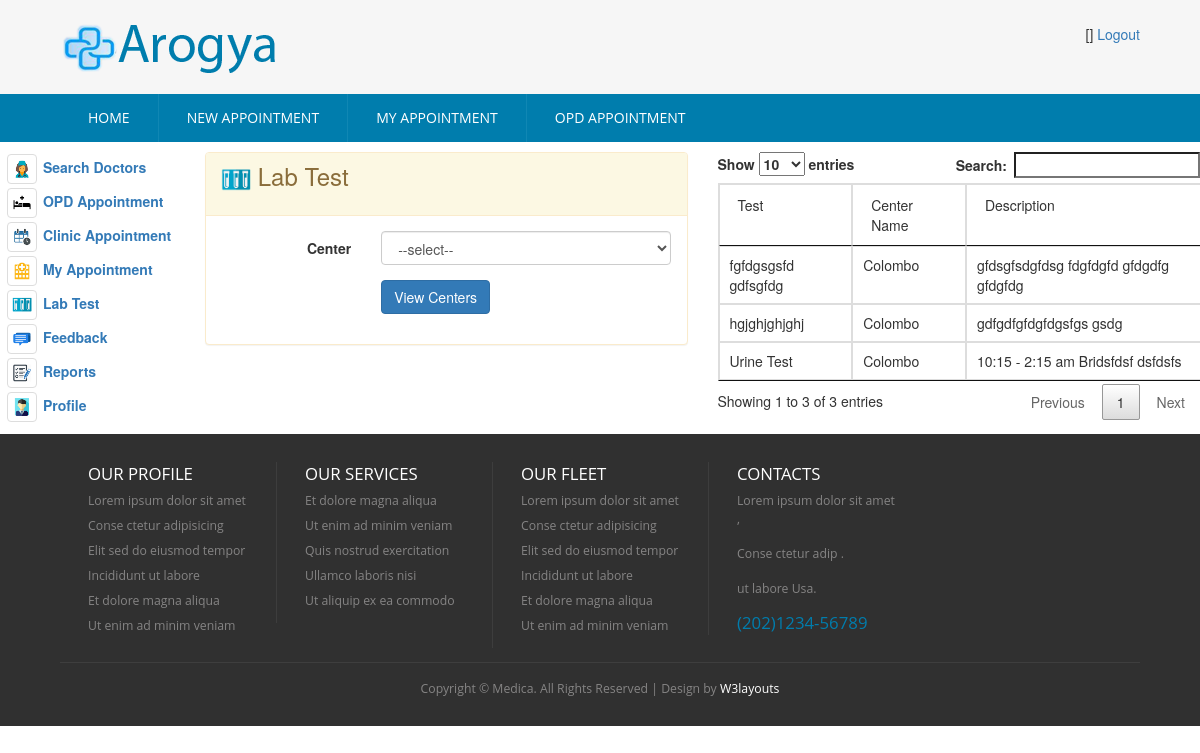
/index.php/patient_controller/loadViewLabTestCenters, run on the app's committed database.
### tables this page shows
CREATE TABLE `hms_lab_test` (
  `id` int(5) NOT NULL AUTO_INCREMENT,
  `lab_test` varchar(50) DEFAULT NULL,
  `center_name` varchar(20) DEFAULT NULL,
  `description` text,
  PRIMARY KEY (`id`)
);

### application/controllers/Patient_Controller.php (called while the page is built, shortened)
<?php
class Patient_Controller extends CI_Controller {
    public function loadViewLabTestCenters() {
        $this->load->model(array('LabTest', 'Center'));
        $data['msg'] = '';
        $labTest = new LabTest();
        $labCenterDetails = $labTest->get();
        $data['labCenterDetails'] = $labCenterDetails;
        $this->load->view('patient/patient-lab-test', $data);
    }
}

### index.php (called while the page is built, shortened)
<?php
require_once BASEPATH.'core/CodeIgniter.php';

### application/core/my_model.php (called while the page is built, shortened)
<?php
class MY_Model extends CI_Model{
    public function get($limit=0,$offset = 0) {
        if($limit){
            $query = $this->db->get($this::DB_TABLE,$limit,$offset);
        }else{
            $query = $this->db->get($this::DB_TABLE);
        }
        $ret_val = array();
        foreach ($query->result() as $row) {
            $model = new $class;
            $model->populate($row);
            $ret_val[$row->{$this::DB_TABLE_PK}] = $model;
        }
        return $ret_val;
    }
}

### application/views/patient/patient-lab-test.php (the view, shortened to what this page needs)
<!DOCTYPE HTML>
<html>
    <head>
        <link href="<?php echo base_url('css/style.css'); ?>" rel="stylesheet" type="text/css"  media="all" />
        <link href="<?php echo base_url('css/bootstrap.css'); ?>" rel="stylesheet" type="text/css"/>
        <link rel="stylesheet" href="<?php echo base_url('css/responsiveslides.css') ?>">
    </head>
    <body>
        <div class="header">
            <div class="main-header">
                <div class="wrap">
                </div>
            </div>
            <div class="top-nav">
                <div class="wrap">
                    <ul>
                    </ul>
                </div>
            </div>
        </div>
        <div class="content">
            <div class="row">
                <div class="col-md-2">
                </div>
                <div class="col-md-5">
                    <div class="panel panel-warning">
                        <div class="panel-heading ">
                            <h3><img src="<?= base_url('/images/icon-lab-test.png') ?>" style="width: 30px" />    Lab Test</h3>
                        </div>
                        <div class="panel-body">
                            <form class="form-horizontal" action="<?= base_url('Patient_Controller/viewLabTestCenters') ?>" method="post">
                                <div class="form-group">
                                    <label for="select" class="control-label col-xs-4">Center</label>
                                    <div class="col-xs-8">
                                        <select id="center_name" required="" name="center_name" class="select form-control">
                                            <option value="">--select--</option>
                                        </select>
                                    </div>
                                </div>
                                <div class="form-group row">
                                    <div class="col-xs-offset-4 col-xs-8">
                                        <button name="submit" type="submit" class="btn btn-primary">View Centers</button>
                                    </div>
                                </div>
                            </form>
                        </div>
                    </div>
                </div>
                <div class="col-md-5">
                    <table class="table-bordered" id="example" style="width: 100%">
                        <thead>
                            <tr>
                                <td>Test</td>
                                <td>Center Name</td>
                                <td>Description</td>
                            </tr></thead>
                        <?php
                        if ($labCenterDetails)
                            foreach ($labCenterDetails as $value) {
                                ?>
                                <tr>
                                    <td><?= $value->lab_test ?></td>
                                    <td><?= $value->center_name ?></td>
                                    <td><?= $value->description ?></td>
                                </tr>
                                <?php
                            }
                        ?>
                    </table>
                    <link href="<?= base_url('css/jquery.dataTables.min.css')?>" rel="stylesheet" type="text/css"/>
                </div>
            </div>
        </div>
        <div class="footer">
            <div class="wrap">
                <div class="footer-grids">
                    <div class="footer-grid">
                        <h3>OUR Profile</h3>
                        <ul>
                            <li><a href="#">Lorem ipsum dolor sit amet</a></li>
                            <li><a href="#">Conse ctetur adipisicing</a></li>
                            <li><a href="#">Elit sed do eiusmod tempor</a></li>
                            <li><a href="#">Incididunt ut labore</a></li>
                            <li><a href="#">Et dolore magna aliqua</a></li>
                            <li><a href="#">Ut enim ad minim veniam</a></li>
                        </ul>
                    </div>
                    <div class="footer-grid">
                        <h3>Our Services</h3>
                        <ul>
                            <li><a href="#">Et dolore magna aliqua</a></li>
                            <li><a href="#">Ut enim ad minim veniam</a></li>
                            <li><a href="#">Quis nostrud exercitation</a></li>
                            <li><a href="#">Ullamco laboris nisi</a></li>
                            <li><a href="#">Ut aliquip ex ea commodo</a></li>
                        </ul>
                    </div>
                    <div class="footer-grid">
                        <h3>OUR FLEET</h3>
                        <ul>
                            <li><a href="#">Lorem ipsum dolor sit amet</a></li>
                            <li><a href="#">Conse ctetur adipisicing</a></li>
                            <li><a href="#">Elit sed do eiusmod tempor</a></li>
                            <li><a href="#">Incididunt ut labore</a></li>
                            <li><a href="#">Et dolore magna aliqua</a></li>
                            <li><a href="#">Ut enim ad minim veniam</a></li>
                        </ul>
                    </div>
                    <div class="footer-grid">
                        <h3>CONTACTS</h3>
                        <p>Lorem ipsum dolor sit amet ,</p>
                        <p>Conse ctetur adip .</p>
                        <p>ut labore Usa.</p>
                        <span>(202)1234-56789</span>
                    </div>
                </div>
                <div class="copy-tight">
                    <p>Copyright &copy; Medica. All Rights Reserved | Design by <a href="http://w3layouts.com/">W3layouts</a></p>
                </div>
            </div>
        </div>
    </body>
</html>

### css/style.css (style rules this page uses)
html,body,div,span,applet,object,iframe,h1,h2,h3,h4,h5,h6,p,blockquote,pre,a,abbr,acronym,address,big,cite,code,del,dfn,em,img,ins,kbd,q,s,samp,small,strike,strong,sub,sup,tt,var,b,u,i,dl,dt,dd,ol,nav ul,nav li,fieldset,form,label,legend,table,caption,tbody,tfoot,thead,tr,th,td,article,aside,canvas,details,embed,figure,figcaption,footer,header,hgroup,menu,nav,output,ruby,section,summary,time,mark,audio,video { margin:0;padding:0;border:0;font-size:100%;font:inherit;vertical-align:baseline; }
ol,ul { list-style:none;margin:0px;padding:0px; }
table { border-collapse:collapse;border-spacing:0; }
a { text-decoration:none; }
img { max-width:100%; }
body { background: #F6F6F6; }
.wrap { width:80%; margin:0 auto; }
.main-header { padding: 1.7em 0 1.5em 0; background: #F6F6F6; }
.top-nav { background:#007DAD; }
.footer { padding: 2em 0 1em 0; background:#303030; }
.footer-grid { float: left; width: 20%; border-left: 1px solid rgba(153, 153, 153, 0.13); padding: 0px 28px; }
.footer-grid:first-child { border:none; }
.footer-grid ul li a,.footer-grid p { color: #858484; font-size: 0.875em; font-family: 'Open Sans', sans-serif; transition: 0.5s ease; -o-transition: 0.5s ease; -webkit-transition: 0.5s ease; padding: 0.3em 0; display: block; }
.footer-grid span { font-size:1.2em; font-family: 'Open Sans', sans-serif; color:#007DAD; }
.footer-grid h3 { font-family: 'Open Sans', sans-serif; color:#FFF; font-size:1.2em; text-transform: uppercase; margin: 0.2em 0 0.3em 0; }
.copy-tight { text-align: center; padding: 1em 0 0 0; border-top: 1px solid rgba(153, 153, 153, 0.13); margin-top: 1em; }
.copy-tight p { color: #858484; font-size: 0.875em; font-family: 'Open Sans', sans-serif; padding: 0.3em 0; display: block; }
.copy-tight p a { color:#FFF; transition: 0.5s ease; -o-transition: 0.5s ease; -webkit-transition: 0.5s ease; }
@media (max-width: 1366px) { .wrap { width:90%; } }

### data on the page
hms_lab_test: lab_test "hgjghjghjghj", center_name "Colombo", description "gdfgdfgfdgfdgsfgs gsdg"
hms_lab_test: lab_test "fgfdgsgsfd gdfsgfdg", center_name "Colombo", description "gfdsgfsdgfdsg fdgfdgfd gfdgdfg gfdgfdg"
hms_lab_test: lab_test "Urine Test", center_name "Colombo", description "10:15 - 2:15 am Bridsfdsf dsfdsfs"
